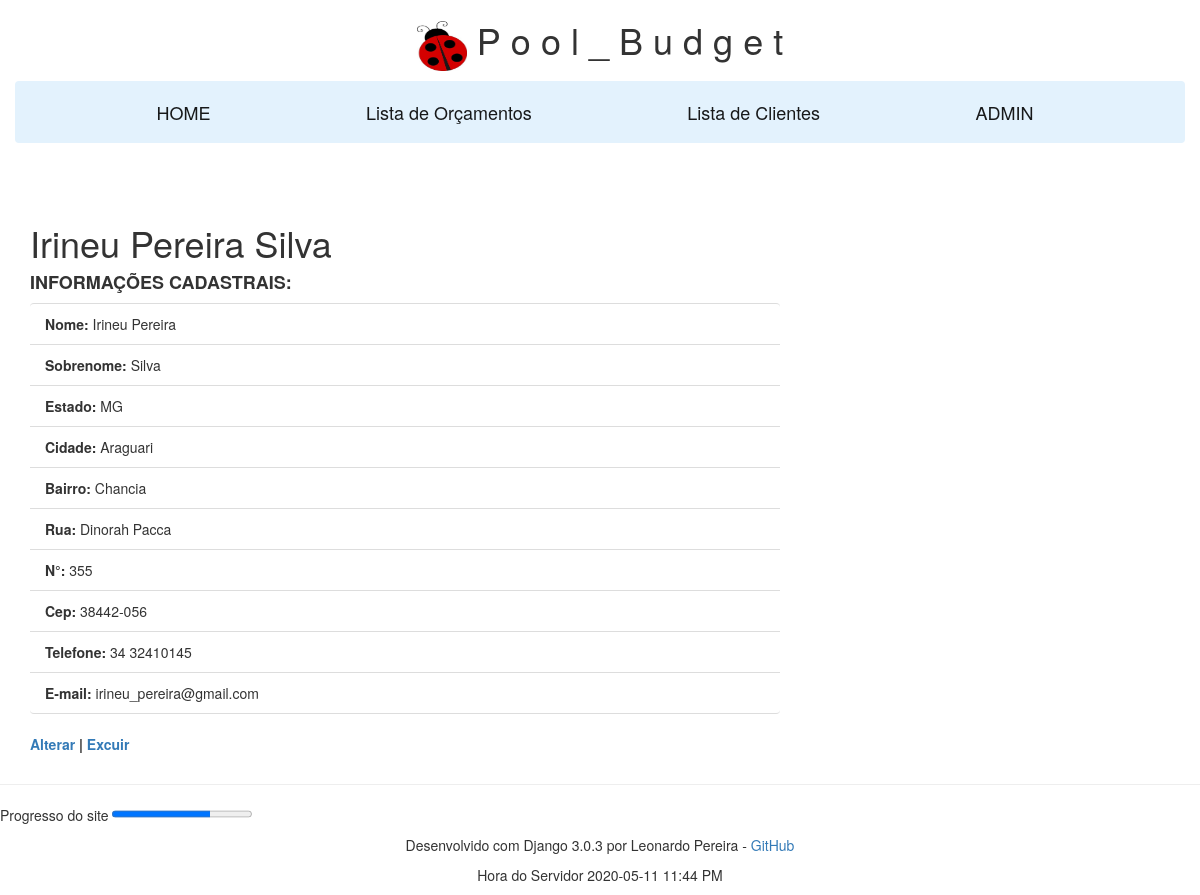
/cliente/2, run on the app's committed database.
### front/models.py (models this page shows, shortened)
class ClienteModel(models.Model):
    nome = models.CharField(max_length=30)
    sobrenome = models.CharField(max_length=30)
    estado = models.CharField(max_length=15, blank=True)
    cidade = models.CharField(max_length=20, blank=True)
    bairro = models.CharField(max_length=20, blank=True)
    rua = models.CharField(max_length=100, blank=True)
    numero_casa = models.CharField(max_length=6, blank=True)
    cep = models.CharField(max_length=20, blank=True)
    telefone= models.IntegerField(max_length=15, blank=True)
    email = models.EmailField(max_length = 50, blank=True, help_text='Ex. clinte@gmail.com')
    @property
    def nome_completo(self):
        return self.nome + ' ' + self.sobrenome
    class Meta:
        ordering = ['nome', 'sobrenome']

### front/views.py (the view)
# urls.py: path('cliente/<int:pk>', views.ClienteDetailView.as_view(), name='cliente-id'),
class ClienteDetailView(generic.DetailView):
    model = ClienteModel
    context_object_name = 'lista_cliente'
    template_name = 'front/cliente_detail.html'

### front/templatetags/my_tags.py (called while the page is built)
@register.simple_tag
def current_time(format_string):
    return datetime.now().strftime(format_string)

### front/templates/front/cliente_detail.html
{% extends "base_generic.html" %}
{% block content %}
<br>
<br>
  <h1>{{ object.nome_completo|title }}</h1>
{% if lista_cliente %}
  <h4><strong>INFORMAÇÕES CADASTRAIS:</strong></h4>
        <ul class="list-group list-group-flush">
          <li class="list-group-item"><b>Nome:</b> {{ object.nome|title }} </li>
          <li class="list-group-item"><b>Sobrenome:</b> {{ object.sobrenome|title }}</li>
          <li class="list-group-item"><b>Estado:</b> {{ object.estado }}</li>
          <li class="list-group-item"><b>Cidade:</b> {{ object.cidade|title }}</li>
          <li class="list-group-item"><b>Bairro:</b> {{ object.bairro|title }}</li>
          <li class="list-group-item"><b>Rua:</b> {{ object.rua }}</li>
          <li class="list-group-item"><b>N°:</b> {{ object.numero_casa }}</li>
          <li class="list-group-item"><b>Cep:</b> {{ object.cep }}</li>
          <li class="list-group-item"><b>Telefone:</b> {{ object.telefone }}</li>
          <li class="list-group-item"><b>E-mail:</b> {{ object.email }}</li>
        </ul>
<p><strong><a href="{% url 'cliente_update' object.pk %}">Alterar</a> | <a href="{% url 'cliente_delete' object.pk %}">Excuir</a></strong></p>
{% else %}
  <p>Objeto não encontrado.</p>'
{% endif %}
{% endblock %}

### data on the page
ClienteModel: nome_completo "Irineu Pereira Silva", nome "Irineu Pereira", sobrenome "Silva", estado "MG", cidade "Araguari", bairro "Chancia", rua "Dinorah Pacca", numero_casa "355", cep "38442-056", telefone "34 32410145", email "irineu_pereira@gmail.com"

### other printed values
{{ the_time }} "2020-05-11 11:44 PM"
